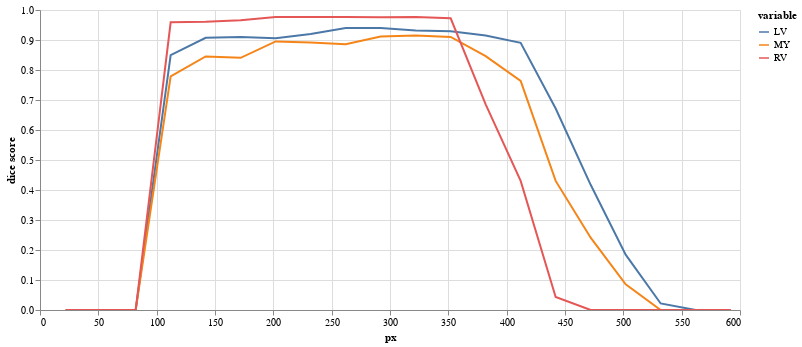

The cell this chart's notebook holds for it:
### Code cell
(alt
 .Chart(results.melt(id_vars=['px'],value_vars=['LV','MY','RV'],value_name='dice score'))
 .mark_line()
 .encode(
     x="px",
     y="dice score",
     color="variable",
     tooltip="dice score"
 )
 .properties(width=700,height=300)
 .interactive()
)

### Figure 1 — Vega-Lite specification as saved in the notebook (floating-point values rounded to 4 significant figures)
{"config": {"view": {"continuousWidth": 400, "continuousHeight": 300}}, "data": {"name": "data-76baff06c8bda92f01bfdd476cce82a0"}, "mark": "line", "encoding": {"color": {"field": "variable", "type": "nominal"}, "tooltip": {"field": "dice score", "type": "quantitative"}, "x": {"field": "px", "type": "quantitative"}, "y": {"field": "dice score", "type": "quantitative"}}, "height": 300, "selection": {"selector001": {"type": "interval", "bind": "scales", "encodings": ["x", "y"]}}, "width": 700, "$schema": "https://vega.github.io/schema/vega-lite/v4.17.0.json", "datasets": {"data-76baff06c8bda92f01bfdd476cce82a0": [{"px": 22, "variable": "LV", "dice score": 0.0}, {"px": 52, "variable": "LV", "dice score": 0.0}, {"px": 82, "variable": "LV", "dice score": 0.0}, {"px": 112, "variable": "LV", "dice score": 0.8499}, {"px": 142, "variable": "LV", "dice score": 0.9073}, {"px": 172, "variable": "LV", "dice score": 0.9097}, {"px": 202, "variable": "LV", "dice score": 0.9059}, {"px": 232, "variable": "LV", "dice score": 0.9197}, {"px": 262, "variable": "LV", "dice score": 0.9401}, {"px": 292, "variable": "LV", "dice score": 0.9402}, {"px": 322, "variable": "LV", "dice score": 0.932}, {"px": 352, "variable": "LV", "dice score": 0.9289}, {"px": 382, "variable": "LV", "dice score": 0.9148}, {"px": 412, "variable": "LV", "dice score": 0.8904}, {"px": 442, "variable": "LV", "dice score": 0.6717}, {"px": 472, "variable": "LV", "dice score": 0.4173}, {"px": 502, "variable": "LV", "dice score": 0.1845}, {"px": 532, "variable": "LV", "dice score": 0.02179}, {"px": 562, "variable": "LV", "dice score": 0.0}, {"px": 592, "variable": "LV", "dice score": 0.0}, {"px": 22, "variable": "MY", "dice score": 0.0}, {"px": 52, "variable": "MY", "dice score": 0.0}, {"px": 82, "variable": "MY", "dice score": 0.0}, {"px": 112, "variable": "MY", "dice score": 0.7785}, {"px": 142, "variable": "MY", "dice score": 0.8452}, {"px": 172, "variable": "MY", "dice score": 0.8407}, {"px": 202, "variable": "MY", "dice score": 0.8952}, {"px": 232, "variable": "MY", "dice score": 0.8918}, {"px": 262, "variable": "MY", "dice score": 0.8857}, {"px": 292, "variable": "MY", "dice score": 0.9116}, {"px": 322, "variable": "MY", "dice score": 0.9152}, {"px": 352, "variable": "MY", "dice score": 0.9103}, {"px": 382, "variable": "MY", "dice score": 0.8462}, {"px": 412, "variable": "MY", "dice score": 0.7635}, {"px": 442, "variable": "MY", "dice score": 0.4302}, {"px": 472, "variable": "MY", "dice score": 0.2409}, {"px": 502, "variable": "MY", "dice score": 0.08563}, {"px": 532, "variable": "MY", "dice score": 0.0}, {"px": 562, "variable": "MY", "dice score": 0.0}, {"px": 592, "variable": "MY", "dice score": 0.0}, {"px": 22, "variable": "RV", "dice score": 0.0}, {"px": 52, "variable": "RV", "dice score": 0.0}, {"px": 82, "variable": "RV", "dice score": 0.0}, {"px": 112, "variable": "RV", "dice score": 0.9591}, {"px": 142, "variable": "RV", "dice score": 0.961}, {"px": 172, "variable": "RV", "dice score": 0.9656}, {"px": 202, "variable": "RV", "dice score": 0.9763}, {"px": 232, "variable": "RV", "dice score": 0.9764}, {"px": 262, "variable": "RV", "dice score": 0.9763}, {"px": 292, "variable": "RV", "dice score": 0.9755}, {"px": 322, "variable": "RV", "dice score": 0.9763}, {"px": 352, "variable": "RV", "dice score": 0.9723}, {"px": 382, "variable": "RV", "dice score": 0.6855}, {"px": 412, "variable": "RV", "dice score": 0.4303}, {"px": 442, "variable": "RV", "dice score": 0.04318}, {"px": 472, "variable": "RV", "dice score": 0.0}, {"px": 502, "variable": "RV", "dice score": 0.0}, {"px": 532, "variable": "RV", "dice score": 0.0}, {"px": 562, "variable": "RV", "dice score": 0.0}, {"px": 592, "variable": "RV", "dice score": 0.0}]}}
